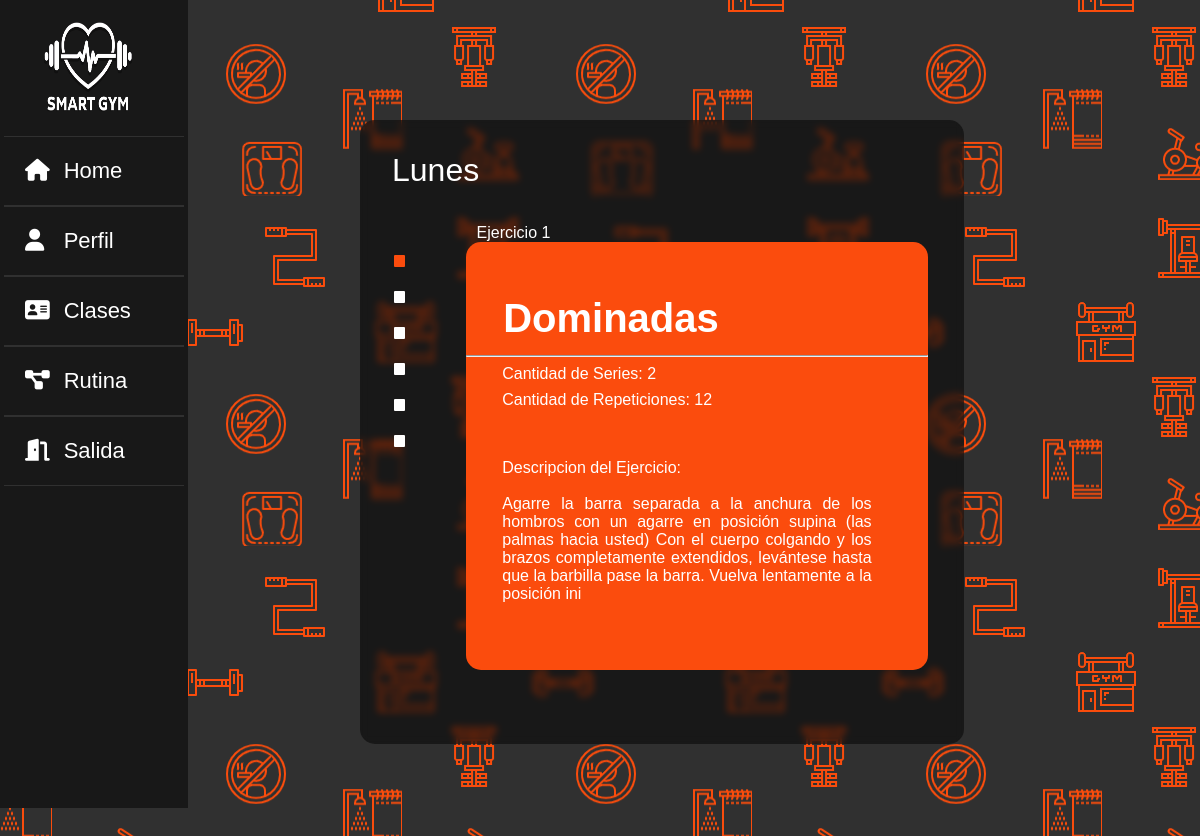
The app's page /vistas/rutinausuarioc.php (signed in) with its own data.
### tables this page shows
CREATE TABLE `rutinas_lunes` (
  `idusuario` int(11) NOT NULL,
  `id_ej1` int(11) NOT NULL,
  `series_ej1` int(11) NOT NULL,
  `repeticiones_ej1` int(11) NOT NULL,
  `id_ej2` int(11) NOT NULL,
  `series_ej2` int(11) NOT NULL,
  `repeticiones_ej2` int(11) NOT NULL,
  `id_ej3` int(11) NOT NULL,
  `series_ej3` int(11) NOT NULL,
  `repeticiones_ej3` int(11) NOT NULL,
  `id_ej4` int(11) NOT NULL,
  `series_ej4` int(11) NOT NULL,
  `repeticiones_ej4` int(11) NOT NULL,
  `id_ej5` int(11) NOT NULL,
  `series_ej5` int(11) NOT NULL,
  `repeticiones_ej5` int(11) NOT NULL
);

CREATE TABLE `ejercicios` (
  `nombre` varchar(40) NOT NULL,
  `descripcion` varchar(255) NOT NULL,
  `id_ejercicio` int(20) NOT NULL
);

### vistas/rutinausuarioc.php (the view, shortened to what this page needs)
<?php
$conex = conectar();
$nusuario = $_SESSION['usuario'];
$sql = "SELECT * FROM datos WHERE usuario='$nusuario'";
$query = mysqli_query($conex, $sql);
$row = mysqli_fetch_array($query);
$idrol = $row['id_rol'];
$idusuario = $row['idusuario'];
?>
<!DOCTYPE html>
<html lang="en">
<head>
  <?php
  switch ($idrol) {
    case 0:
      include("sidebars/sidebarc.php");
      break;
  }
  ?>
  <link rel="stylesheet" href="https://cdn.jsdelivr.net/npm/swiper@8/swiper-bundle.min.css" />
  <link rel="stylesheet" href="../css/estilorutina.css">
  <link rel="stylesheet" href="../css/estilodiv.css">
  <link rel="stylesheet" href="../css/EstiloGeneral.css">
</head>
<body>
  <div class="main_content">
    <div class="carousel">
      <div class="carousel__item" id="divsb">Lunes
        <div class="swiper swiper-hero">
          <div class="swiper-wrapper">
            <div class="swiper-slide">
              <p>Ejercicio 1</p>
              <div class="dataview">
                <?php
                $sqlmostrarlunesej1 = "SELECT rutinas_lunes.idusuario, rutinas_lunes.series_ej1, rutinas_lunes.repeticiones_ej1, ejercicios.nombre, ejercicios.descripcion
              FROM rutinas_lunes
              INNER JOIN ejercicios ON rutinas_lunes.id_ej1 = ejercicios.id_ejercicio WHERE idusuario='$idusuario'";
                $querymostrarlunesej1 = mysqli_query($conex, ($sqlmostrarlunesej1));
                $rowlunesej1 = mysqli_fetch_array($querymostrarlunesej1);
                if ($rowlunesej1 != 0) {
                ?>
                  <h5 class="neje"><br><?php echo $rowlunesej1['nombre']; ?></h5>
                  <hr>
                  <p class="cseje">Cantidad de Series: <?php echo $rowlunesej1['series_ej1']; ?></p>
                  <p class="creje">Cantidad de Repeticiones: <?php echo $rowlunesej1['repeticiones_ej1']; ?></p><br>
                  <p class="deje">Descripcion del Ejercicio: <br><br> <?php echo $rowlunesej1['descripcion']; ?></p>
                <?php
                } else {
                ?>
                  <p>No hay ejercicios cargados</p>
                <?php
                };
                ?>
              </div>
            </div>
          </div>
        </div>
      </div>
    </div>
  </div>
</body>
</html>

### css/EstiloSidebar.css (style rules this page uses)
* { margin: 0%; padding: 0%; font-family: "Poppins", sans-serif; }

### css/estilorutina.css (style rules this page uses)
:root { --color-letra: #fff; --color-fondos: #fb4c0d; --color-fondo-html:#020202; --color-fondosn:#181818; --color-fondobotones: #252525; --color-bordes: #303030; }
* { margin: 0%; padding: 0%; font-family: "Poppins", sans-serif; }
html { background-image: url("../img/fondo_icon.png"); }

### css/estilodiv.css (style rules this page uses)
* { margin: 0%; padding: 0%; font-family: "Poppins", sans-serif; }
:root { --color-letra: #fff; --color-fondos: #fb4c0d; --color-fondobotones: #252525; --color-bordes-normales: #303030; }
.carousel { position: relative; top: 15vh; left: 30%; height:fit-content; width:60vw; }
.carousel__item { height: 70vh; width: 45vw; padding: 1em; font-size: 2em; color: #ffffff; border-radius: 10px; display: none; align-items: center; }
.carousel__item--selected { display: block; }
body { margin: 0; }
.swiper-hero { position:relative ; margin-top: 5%; margin-bottom: 2%; margin-left: 9%; margin-right: 0%; height: 85%; width: 95%; border-radius: 5px; background: transparent; text-align: justify; }
.swiper-slide { width:100%; }
.swiper-hero p { margin-top: 1vh; margin-left: 3vw; font-size: 16px; color: #fff; object-fit: cover; }

### css/EstiloGeneral.css (style rules this page uses)
* { margin: 0%; padding: 0%; }
html { background-image: url("../img/fondo_icon.png"); }
body { background-image: url("../img/fondo_icon.png"); }
#divsb { border-radius: 15px; background: rgba(0, 0, 0, 0.5); backdrop-filter: blur(3.5px); -webkit-backdrop-filter: blur(3.5px); }

### vistas/rutinausuarioc.php (style rules this page uses)
.dataview { background: #fb4c0d; left: 5%; position: relative; height: 90%; width: 90%; border-radius: 15px; overflow-y: scroll; }
.neje { font-size: 2.5rem; max-width: 20%; margin-top: 2%; margin-bottom: 3%; margin-left: 8%; margin-right: 0%; color: #fff; }
.deje { font-size: 2rem; max-width: 80%; max-height: 25%; margin: 8%; color: #fff; }
.cseje { font-size: 2rem; color: #fff; }
.creje { font-size: 2rem; margin: 1%; color: #fff; }

### records on screen
rutinas_lunes: ejercicios.nombre "Dominadas", series_ej1 "2", repeticiones_ej1 "12", ejercicios.descripcion "Agarre la barra separada a la anchura de los hombros con un agarre en posición supina (las palmas hacia usted) Con el cuerpo colgando y los brazos completamente extendidos, levántese hasta que la barbilla pase la barra. Vuelva lentamente a la posición ini"
